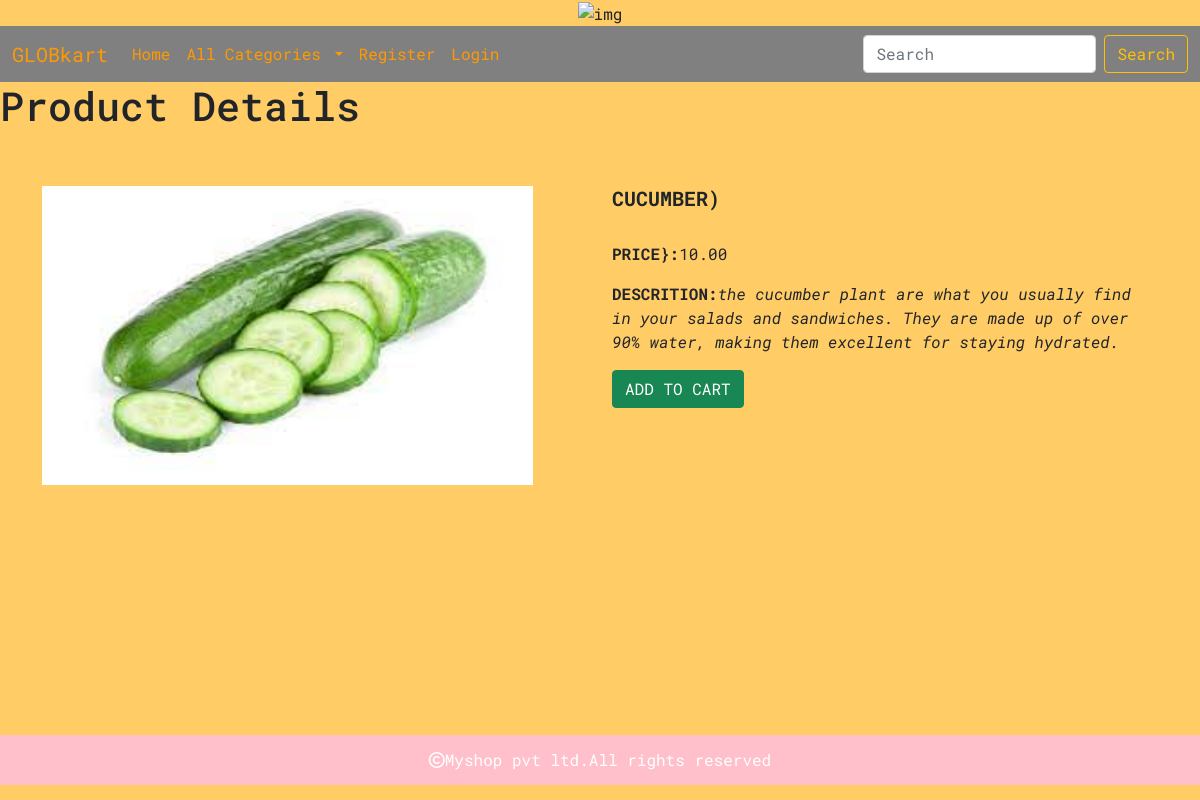
The app's page /prodetail/cucumber with its own data.
### shop/models.py (models this page shows)
class Product(models.Model):
    name=models.CharField(max_length=250,unique=True)
    slug=models.SlugField(max_length=250, unique=True)
    description=models.TextField(blank=True)
    price=models.DecimalField(max_digits=10,decimal_places=2)
    category=models.ForeignKey(Category,on_delete=models.CASCADE)
    image=models.ImageField(upload_to='image/products',null=True,blank=True)
    stock=models.IntegerField()
    available=models.BooleanField(default=True)
    created=models.DateTimeField(auto_now_add=True)
    updated=models.DateTimeField(auto_now=True)

### shop/views.py (the view)
# urls.py: path('prodetail/<slug:p>',views.prodetail,name='prodetail'),
def prodetail(request,p):
    p=Product.objects.get(slug=p)
    return render(request,'detail.html',{'p':p})

### cart/context_processors.py (called while the page is built, shortened)
def counter(request):
    item_count=0
    return{'item_count':item_count}

### shop/context_processors.py (called while the page is built)
def menu_links(request):
    links=Category.objects.all()
    return {'links':links}

### template/detail.html
{% extends 'base.html'%}
{% load static %}
{% block content %}
<h1>Product Details</h1>
<br><br>
<div class="container">
    <div class="row">
        <div class=" col-md-6 " >
            <img src="{{p.image.url}}" class="img-top" alt="..." height="90%" width="90%">
        </div>
        <div class=" col-md-6 ">
            <h5 class="card-title" style="text-transform:uppercase;"><b>{{p.name}})</b></h5><br>
                    <p class="card-text"><b>PRICE}:</b>{{p.price}}</p>
                    <p class="card-text"><b>DESCRITION:</b><i>{{p.description}}</i></p>
            {% if p.stock <= 0 %}
                <h2>Out of stock</h2>
            {% else %}
                 <a href="{% url 'cart:add_cart' p.id %}" class="btn btn-success">ADD TO CART</a>
            {% endif %}
        </div>
    </div>
</div>
{% endblock %}

### static/css/custom.css (style rules this page uses)
body { background-color: rgb(255, 204, 102); font-family: 'Roboto Mono', monospace; }

### records on screen
Product: image (picture), name "CUCUMBER", price "10.00", description "the cucumber plant are what you usually find in your salads and sandwiches. They are made up of over 90% water, making them excellent for staying hydrated."
